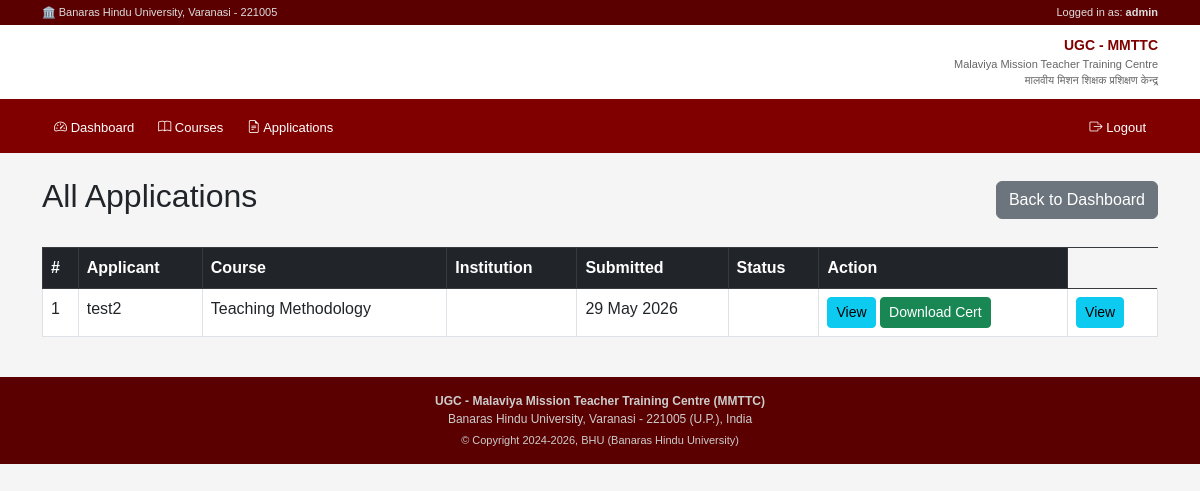
The app's page /applications/admin/list/ (signed in), older data.
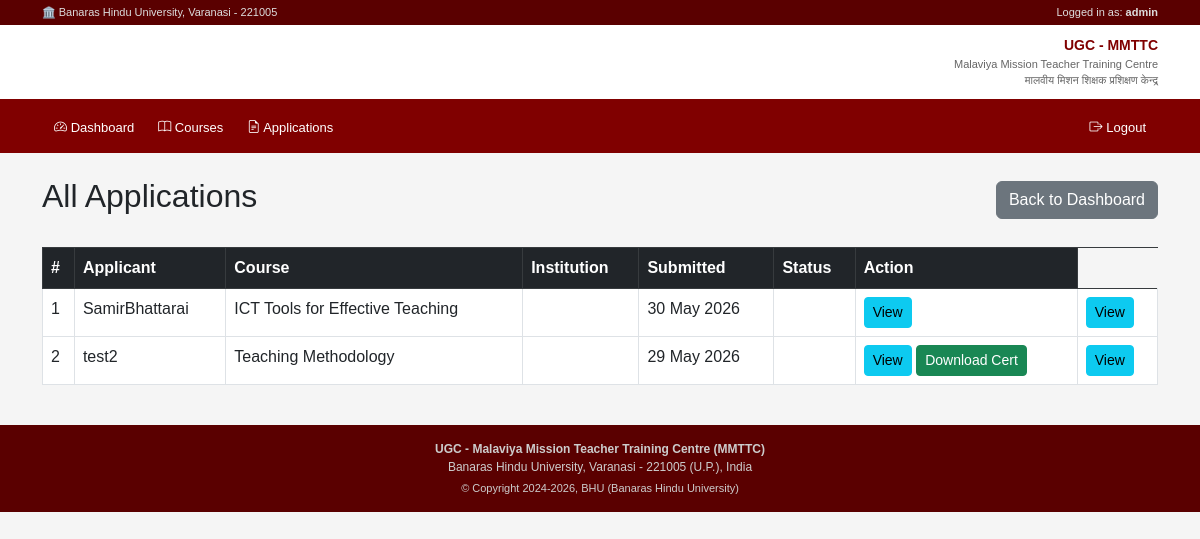
The same page, newer data.
### applications/models.py (models this page shows, shortened)
class Application(models.Model):
    STATUS_CHOICES = [
        ('pending', 'Pending'),
        ('approved', 'Approved'),
        ('rejected', 'Rejected'),
    ]
    TITLE_CHOICES = [
        ('Mr.', 'Mr.'),
        ('Mrs.', 'Mrs.'),
        ('Dr.', 'Dr.'),
        ('Prof.', 'Prof.'),
    ]
    CATEGORY_CHOICES = [
        ('General', 'General'),
        ('OBC', 'OBC'),
        ('SC', 'SC'),
        ('ST', 'ST'),
        ('EWS', 'EWS'),
    ]
    FACULTY_CHOICES = [
        ('Faculty', 'Faculty'),
        ('Researcher/Non-Teaching', 'Researcher/Non-Teaching'),
    ]
    QUALIFICATION_CHOICES = [
        ('Graduate', 'Graduate'),
        ('Post Graduate', 'Post Graduate'),
        ('M.Phil', 'M.Phil'),
        ('Ph.D', 'Ph.D'),
        ('Post Doctoral', 'Post Doctoral'),
    ]
    COURSE_TYPE_CHOICES = [
    ('OC', 'OC - Orientation Courses'),
    ('RC-I', 'RC-I - Refresher Courses'),
    ('SC', 'SC - Short Term Courses'),
    ('NEP', 'NEP'),
]
    applicant = models.ForeignKey(CustomUser, on_delete=models.CASCADE)
    course = models.ForeignKey(Course, on_delete=models.CASCADE)
    status = models.CharField(max_length=20, choices=STATUS_CHOICES, default='pending')
    course_type = models.CharField(max_length=10, choices=COURSE_TYPE_CHOICES, blank=True)
    title = models.CharField(max_length=10, choices=TITLE_CHOICES)
    full_name = models.CharField(max_length=100)
    category = models.CharField(max_length=20, choices=CATEGORY_CHOICES)
    pwd = models.BooleanField(default=False)
    aadhaar = models.CharField(max_length=12)
    photograph = models.ImageField(upload_to='applications/photos/', blank=True, null=True)
    dob = models.DateField()
    faculty_type = models.CharField(max_length=30, choices=FACULTY_CHOICES)
    email = models.EmailField()
    mobile = models.CharField(max_length=10)
    alternate_mobile = models.CharField(max_length=10, blank=True)
    institute_address = models.CharField(max_length=100)
    institute_state = models.CharField(max_length=100)
    institute_pincode = models.CharField(max_length=6)
    same_as_institute = models.BooleanField(default=False)
    mailing_address = models.CharField(max_length=100, blank=True)
    mailing_state = models.CharField(max_length=100, blank=True)
    mailing_pincode = models.CharField(max_length=6, blank=True)
    highest_qualification = models.CharField(max_length=50, choices=QUALIFICATION_CHOICES)
    prev_course1 = models.CharField(max_length=100, blank=True)
    prev_course1_year = models.CharField(max_length=10, blank=True)
    prev_course1_center = models.CharField(max_length=50, blank=True)
    prev_course2 = models.CharField(max_length=100, blank=True)
    prev_course2_year = models.CharField(max_length=10, blank=True)
    prev_course2_center = models.CharField(max_length=50, blank=True)
    accommodation = models.BooleanField(default=False)
    original_form = models.FileField(upload_to='applications/forms/', blank=True, null=True)
    hod_signed_form = models.FileField(upload_to='applications/hod_signed/', blank=True, null=True)
    admin_remarks = models.TextField(blank=True)
    submitted_at = models.DateTimeField(auto_now_add=True)
    updated_at = models.DateTimeField(auto_now=True)
    class Meta:
        unique_together = ['applicant', 'course']

### courses/models.py (models this page shows, shortened)
class Course(models.Model):
    title = models.CharField(max_length=255)
    description = models.TextField()
    eligibility = models.TextField()
    duration = models.CharField(max_length=100)
    start_date = models.DateField()
    end_date = models.DateField()
    total_seats = models.IntegerField()
    seats_filled = models.IntegerField(default=0)
    is_visible = models.BooleanField(default=True)
    is_closed = models.BooleanField(default=False)
    created_by = models.ForeignKey(CustomUser, on_delete=models.SET_NULL, null=True)
    created_at = models.DateTimeField(auto_now_add=True)

### applications/views.py (the view)
# urls.py: path('admin/list/', views.admin_application_list, name='admin_application_list'),
def admin_application_list(request):
    if not request.user.is_authenticated:
        return redirect('login')
    applications = Application.objects.all().order_by('-submitted_at')
    status = request.GET.get('status')
    if status in ['pending', 'approved', 'rejected']:
        applications = applications.filter(status=status)
    return render(request, 'applications/admin_application_list.html', {
        'applications': applications,
        'current_status': status
    })

### templates/applications/admin_application_list.html (shortened to what this page needs)
{% extends 'base.html' %}
{% block content %}
<div class="container mt-4">
    <div class="d-flex justify-content-between align-items-center mb-4">
        <h2>All Applications</h2>
        <a href="{% url 'admin_dashboard' %}" class="btn btn-secondary">Back to Dashboard</a>
    </div>
    {% if applications %}
    <table class="table table-bordered table-hover">
        <thead class="table-dark">
            <tr>
                <th>#</th>
                <th>Applicant</th>
                <th>Course</th>
                <th>Institution</th>
                <th>Submitted</th>
                <th>Status</th>
                <th>Action</th>
            </tr>
        </thead>
        <tbody>
            {% for app in applications %}
            <tr>
                <td>{{ forloop.counter }}</td>
                <td>{{ app.full_name }}</td>
                <td>{{ app.course.title }}</td>
                <td>{{ app.institution }}</td>
                <td>{{ app.submitted_at|date:"d M Y" }}</td>
                <td>
                   <td>
    <a href="{% url 'admin_application_detail' app.pk %}" class="btn btn-sm btn-info">View</a>
    {% if app.status == 'approved' %}
        {% if app.certificate %}
            <a href="{% url 'download_certificate' app.certificate.pk %}" class="btn btn-sm btn-success">Download Cert</a>
        {% else %}
            <a href="{% url 'generate_certificate' app.pk %}" class="btn btn-sm btn-warning">Generate Cert</a>
        {% endif %}
    {% endif %}
</td>
                </td>
                <td>
                    <a href="{% url 'admin_application_detail' app.pk %}" class="btn btn-sm btn-info">View</a>
                </td>
            </tr>
            {% endfor %}
        </tbody>
    </table>
    {% else %}
        <div class="alert alert-info">No applications yet.</div>
    {% endif %}
</div>
{% endblock %}

Row changes from the older to the newer data that the page shows:
added Application: full_name "SamirBhattarai", course "ICT Tools for Effective Teaching", submitted_at "30 May 2026"
